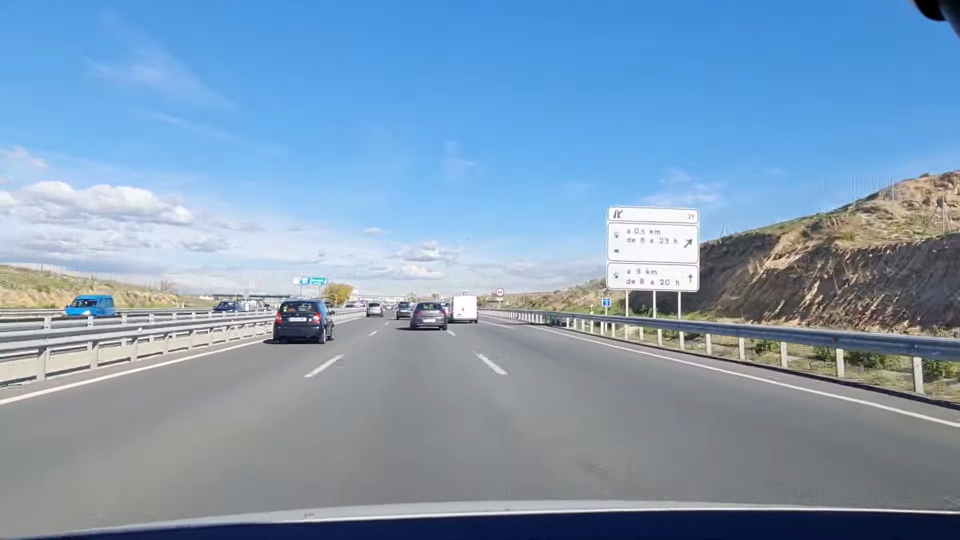
#> input picture IMÁGENES_PANELES/test_detection/00000.png, 1920 x 1080 px (shown at 1/2 size); its folder holds only this picture in this run
$ python -i feature_extraction.py   (imports and definitions only)
#> lines starting #> are read from the running program, lines starting #| are printed output that depends on the picture; after the words box and inside, x2 and y2 are one past the last pixel; in counts of white or black regions, pixels touching at a corner belong together
import cv2
import numpy as np
import os

CHARSET = "0123456789ABCDEFGHIJKLMNOPQRSTUVWXYZabcdefghijklmnopqrstuvwxyz"
CHAR_SIZE = 25

def char_to_label(char):
    return CHARSET.index(char)

def extract_feature(img_path):
    img = cv2.imread(img_path, cv2.IMREAD_GRAYSCALE)
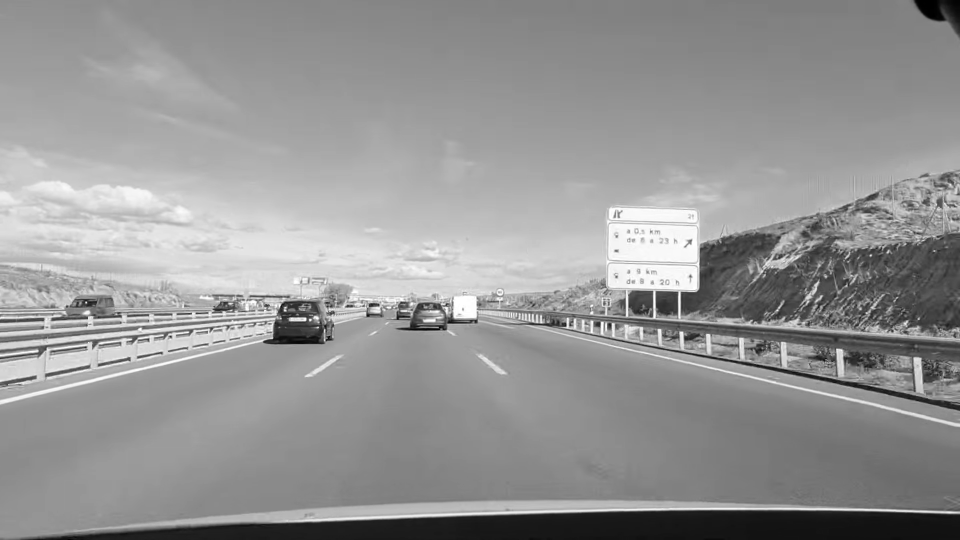
#> img: shape (1080, 1920) (shown at 1/2 size); min 0, max 255, mean 149.1
    # umbralizar
    thresh = cv2.adaptiveThreshold(
        img,  # imagen en escala de grises
        255,  # valor máximo (blanco)
        cv2.ADAPTIVE_THRESH_GAUSSIAN_C,  # cómo calcular el umbral local
        cv2.THRESH_BINARY_INV,  # invertir: carácter negro → blanco
        11,  # tamaño de la región local (debe ser impar)
        2  # constante que se resta al umbral calculado
    )
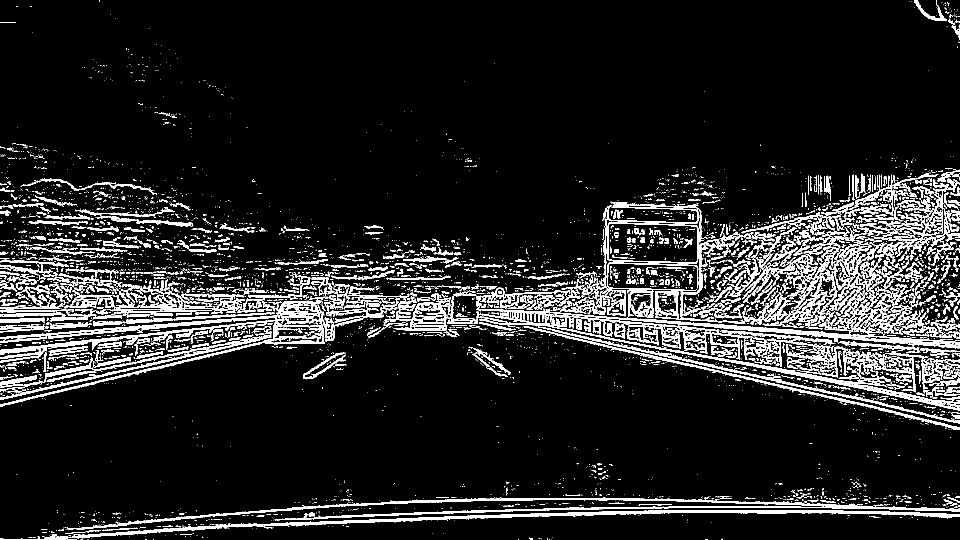
#> thresh: shape (1080, 1920) (shown at 1/2 size); 11.1% white; 5504 white regions (4614 under 20 px)

    # (necesitamos que sea caracter blanco sobre fondo negro)
    contours, _ = cv2.findContours(thresh, cv2.RETR_EXTERNAL, cv2.CHAIN_APPROX_SIMPLE)
#> contours = 5270 contours, 4723 with area under 20; largest, box (x1, y1, x2, y2) and area: (894, 575, 1920, 822) 24984, (1485, 424, 1890, 667) 21564, (0, 596, 670, 814) 13970, (1214, 445, 1397, 528) 13850, (0, 1020, 1920, 1080) 8640

    if len(contours) == 0:
        return None # si no hay contornos es que no ha detectado nada, por lo tanto devolvemos none

    # encontrar contorno mayor
    contorno_mayor = max(contours, key=cv2.contourArea)
#> contorno_mayor = contour of 3616 points, box (x1, y1, x2, y2) (894, 575, 1920, 822), area 24984
    x, y, w, h = cv2.boundingRect(contorno_mayor)
#> x = 894; y = 575; w = 1026; h = 247
    char_chop = thresh[y:y + h, x: x + w]
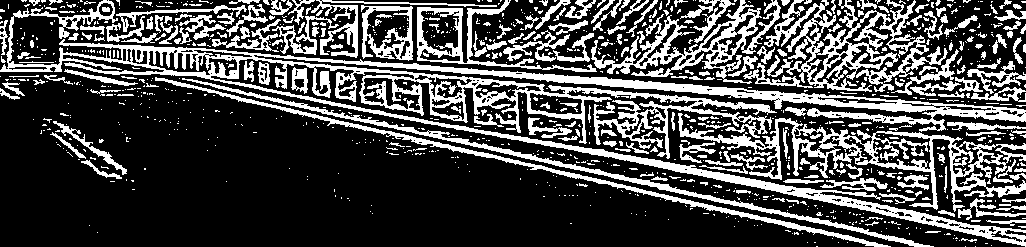
#> char_chop: shape (247, 1026); 29.2% white; 1048 white regions (815 under 20 px), largest, box (x1, y1, x2, y2) and area: (0, 0, 1026, 247) 23800, (678, 113, 1026, 212) 6113, (764, 0, 948, 92) 5787

    # recortar y redimensionar a 25x25
    char_resize = cv2.resize(char_chop, (25, 25))
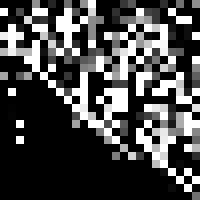
#> char_resize: shape (25, 25) (shown 8 times larger); min 0, max 255, mean 72.1

    # aplanar a vector de 625 (transformamos una especie de matriz a un vector plano)
    feature = char_resize.flatten()
#> feature = 625 values, max 255 at index 11, min 0 at index 0, mean 72.14

    pass

# [40 lines left out: function load_dataset, not called in this run]

>>> result = extract_feature('IMÁGENES_PANELES/test_detection/00000.png')

$ run again, on IMÁGENES_PANELES/test_detection/00001.png
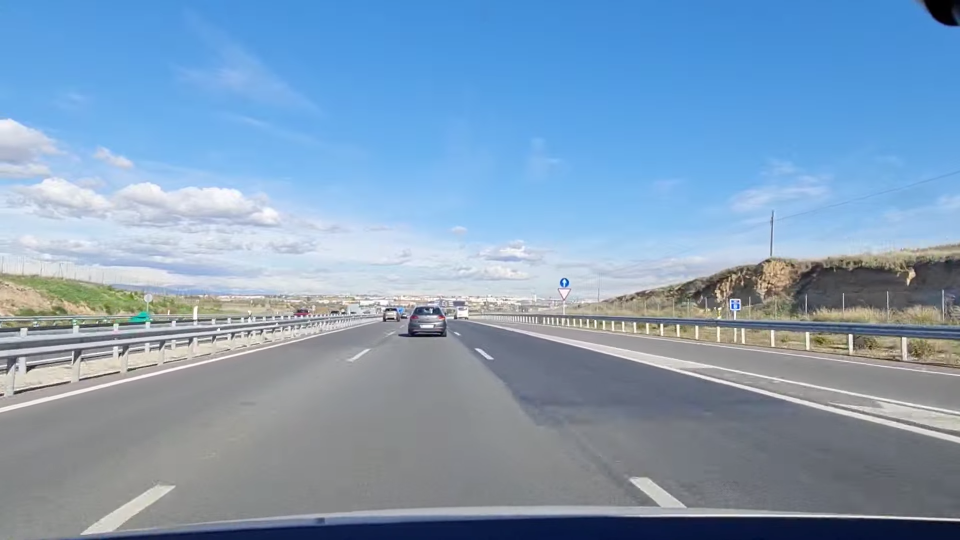
#> input picture IMÁGENES_PANELES/test_detection/00001.png, 1920 x 1080 px (shown at 1/2 size)
#> in extract_feature, `thresh = cv2.adaptiveThreshold( img,`:
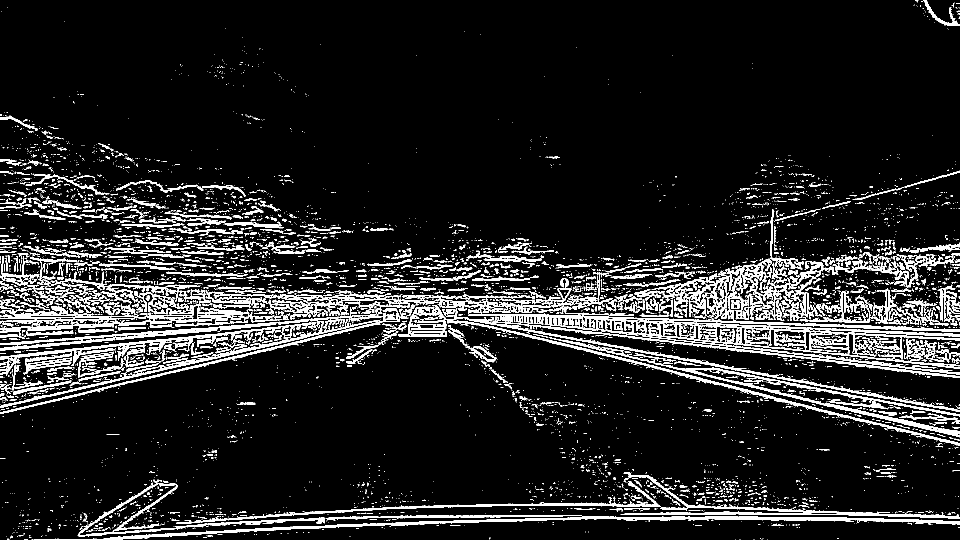
#> thresh: shape (1080, 1920) (shown at 1/2 size); 10.7% white; 6591 white regions (5696 under 20 px)
#> contours = 6451 contours, 5932 with area under 20; largest, box (x1, y1, x2, y2) and area: (936, 628, 1920, 738) 31340, (0, 582, 531, 672) 10768, (1268, 517, 1545, 640) 9890, (110, 1033, 1920, 1080) 7486, (884, 616, 1920, 892) 7286
#> contorno_mayor = contour of 1032 points, box (x1, y1, x2, y2) (936, 628, 1920, 738), area 31340
#> x = 936; y = 628; w = 984; h = 110
#> char_chop: shape (110, 984); 34.6% white; 423 white regions (332 under 20 px), largest, box (x1, y1, x2, y2) and area: (0, 0, 984, 110) 18151, (48, 15, 859, 110) 2740, (0, 6, 557, 110) 2280
#> in extract_feature, `char_resize = cv2.resize(char_chop, (25, 25))`:
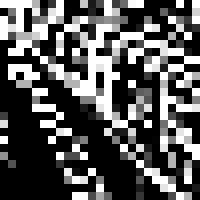
#> char_resize: shape (25, 25) (shown 8 times larger); min 0, max 255, mean 88.1
#> feature = 625 values, max 255 at index 0, min 0 at index 5, mean 88.09

$ run again, on IMÁGENES_PANELES/test_detection/00002.png
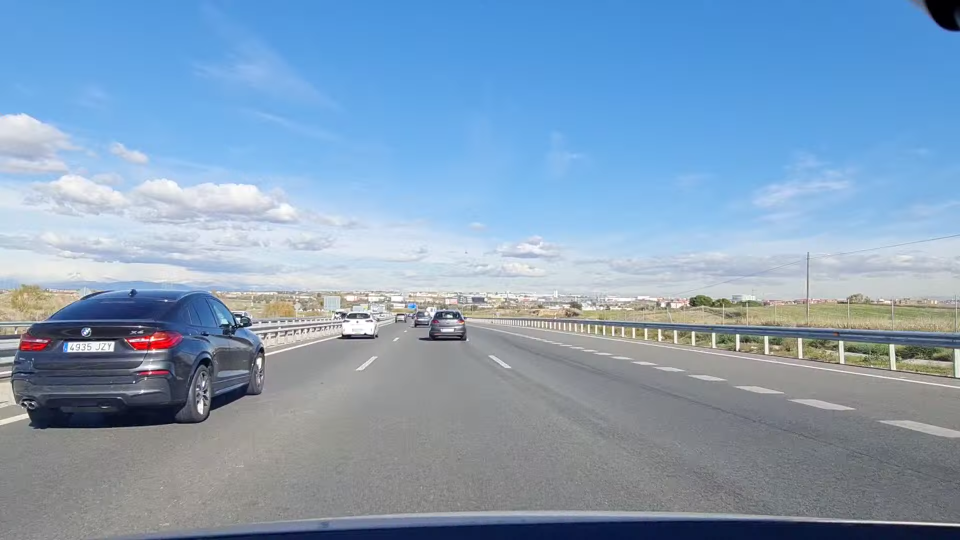
#> input picture IMÁGENES_PANELES/test_detection/00002.png, 1920 x 1080 px (shown at 1/2 size)
#> in extract_feature, `thresh = cv2.adaptiveThreshold( img,`:
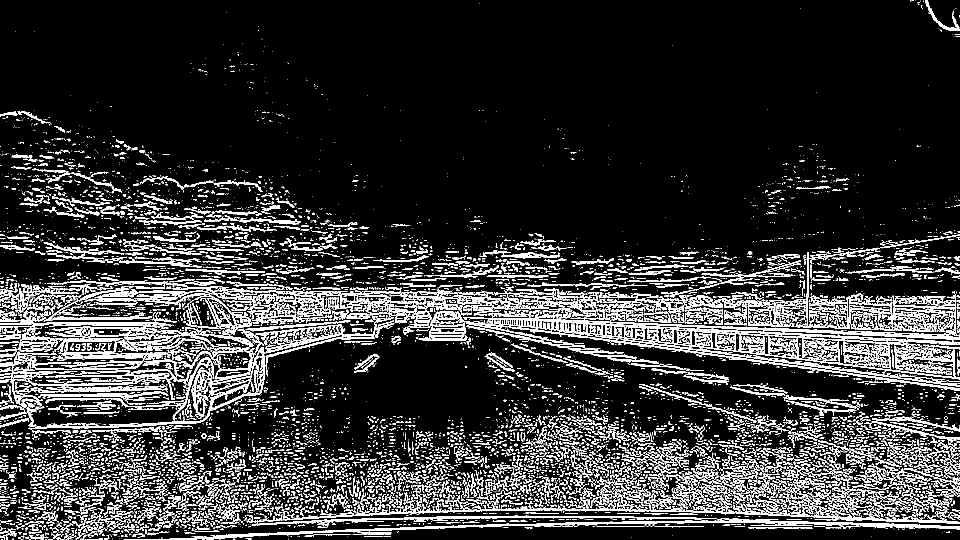
#> thresh: shape (1080, 1920) (shown at 1/2 size); 15.7% white; 10012 white regions (7506 under 20 px)
#> contours = 9848 contours, 8538 with area under 20; largest, box (x1, y1, x2, y2) and area: (927, 625, 1920, 759) 33748, (412, 574, 1920, 781) 18569, (0, 694, 531, 858) 13024, (90, 591, 507, 714) 9306, (0, 644, 345, 758) 7374
#> contorno_mayor = contour of 1728 points, box (x1, y1, x2, y2) (927, 625, 1920, 759), area 33748
#> x = 927; y = 625; w = 993; h = 134
#> char_chop: shape (134, 993); 35.1% white; 619 white regions (463 under 20 px), largest, box (x1, y1, x2, y2) and area: (0, 0, 993, 134) 21678, (0, 15, 861, 134) 5161, (313, 52, 905, 134) 2070
#> in extract_feature, `char_resize = cv2.resize(char_chop, (25, 25))`:
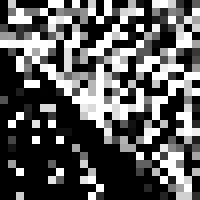
#> char_resize: shape (25, 25) (shown 8 times larger); min 0, max 255, mean 91.3
#> feature = 625 values, max 255 at index 6, min 0 at index 0, mean 91.33
